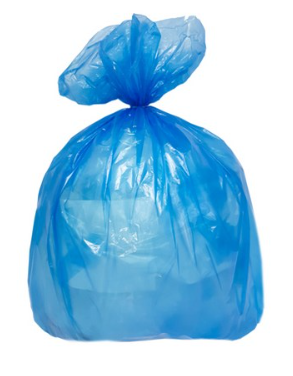
#> input picture test/trash.png, 293 x 376 px
$ python trash.py
#> lines starting #> are read from the running program, lines starting #| are printed output that depends on the picture; after the words box and inside, x2 and y2 are one past the last pixel; in counts of white or black regions, pixels touching at a corner belong together
import cv2
import numpy as np

img = cv2.imread('trash.png')
#> img is the input picture: shape (376, 293, 3); mean B, G, R 231.9, 203.9, 156.5
gray=cv2.imread('trash.png',cv2.IMREAD_GRAYSCALE)
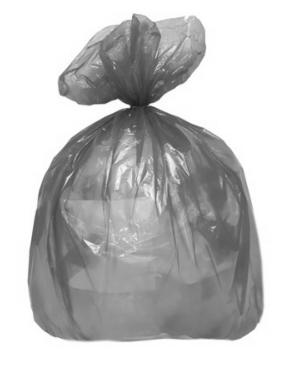
#> gray: shape (376, 293); min 30, max 255, mean 192.6
edges = cv2.Canny(gray, 100, 200)
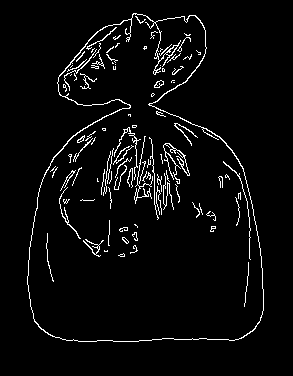
#> edges: shape (376, 293); 4.1% white in thin lines or dots, all inside (x1, y1, x2, y2) = (27, 13, 264, 342)
contours, hierarchy = cv2.findContours(edges, cv2.RETR_EXTERNAL, cv2.CHAIN_APPROX_SIMPLE)
#> contours = 1 contour; box (x1, y1, x2, y2) and area: (27, 13, 264, 342) 56150
mask = np.zeros_like(img)
cv2.drawContours(mask, contours, -1, (255,255,255), thickness=-1)
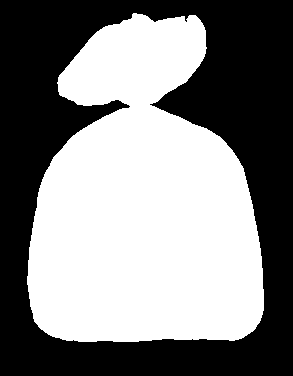
#> mask: shape (376, 293, 3); 51.5% white; 1 black region, box (x1, y1, x2, y2) and area: (0, 0, 293, 376) 53481
result = cv2.bitwise_and(img, mask)
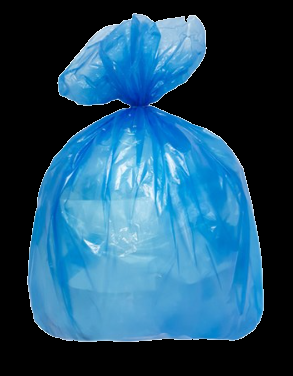
#> result: shape (376, 293, 3); mean B, G, R 108.3, 80.2, 33
cv2.imshow('origin',img)
cv2.imshow('result', result)
cv2.waitKey(0)
cv2.destroyAllWindows()
cv2.imwrite('trash_mask.png',result)
